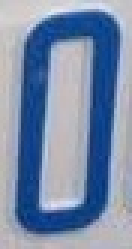
//> input picture data/00/1 - Copy.jpg, 44 x 83 px (shown 3 times larger); its folder holds only this picture in this run
$ ./HOGSVMtrain   (built with g++ and OpenCV 4)
//> lines starting //> are read from the running program, lines starting //| are printed output that depends on the picture

#include <iostream>
#include <opencv2/core/core.hpp>
#include <opencv2/imgproc/imgproc.hpp>
#include <math.h>
#include <opencv2/ml.hpp>
#include "opencv2/highgui/highgui.hpp"
#include "objdetect.hpp"
#include	<fstream>

using namespace std;
using namespace cv;

int main()
{

	//clear data in "maxVal.txt" in the begining
	ofstream clearfile;
	clearfile.open("maxVal.txt", std::ofstream::out | std::ofstream::trunc);
	clearfile.close();

	vector<Mat>  allimage;


	//loop all 35 classes
	for (int i = 0; i<35; i++)
	{

		//read all .jpg from "data" folder
		char filenames2[128];
		if (i<10)
			sprintf_s(filenames2, "data/0%d/*.jpg", i);		//for 01 to 09 (folder name)
		else
			sprintf_s(filenames2, "data/%d/*.jpg", i);		//for 10 to 34 (folder name)

		String folderpath = filenames2;
		vector<String> filenames;
		glob(folderpath, filenames);

			//loop for each image
		for (size_t j = 0; j<filenames.size(); j++)
		{

			//read image
			Mat immat = imread(filenames[j]);
//> immat is the input picture: 83 rows x 44 cols, CV_8UC3; mean B, G, R 170, 140.6, 122.4
			resize(immat, immat, Size(64, 128));
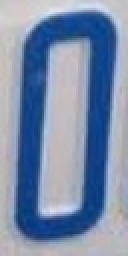
//> immat: 128 rows x 64 cols, CV_8UC3 (shown 2 times larger); mean B, G, R 169.9, 140.5, 122.3
			Mat gray;
			cvtColor(immat, gray, CV_BGR2GRAY);
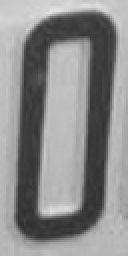
//> gray: 128 rows x 64 cols, CV_8UC1 (shown 2 times larger); min 46, max 228, mean 138.4
//> (the run ends here: the program stops with an error, at `glob(folderpath, filenames);`)
